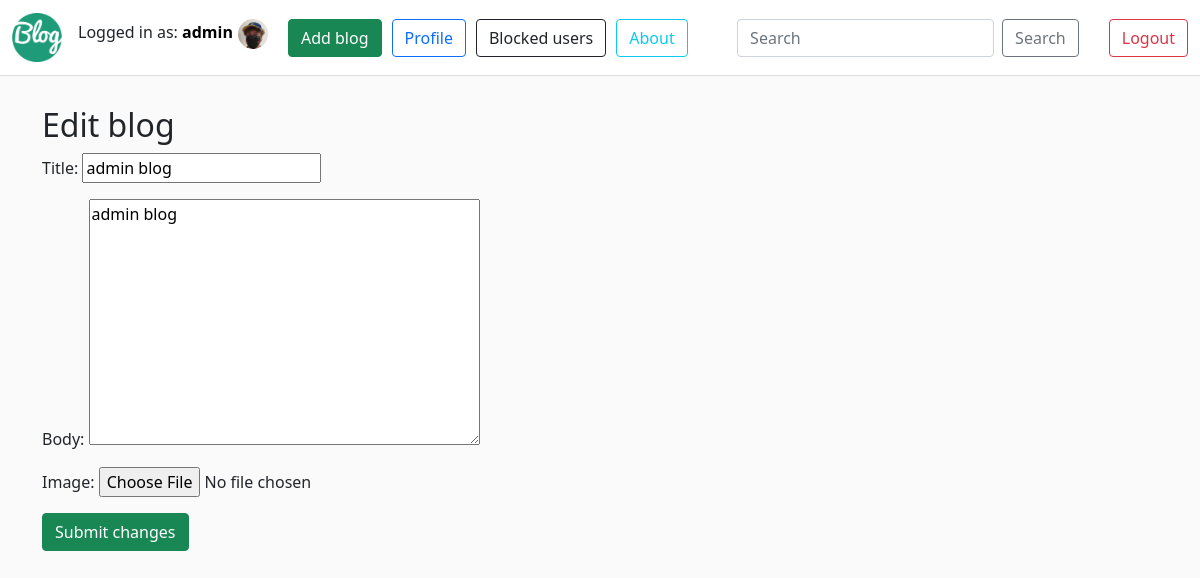
/edit-post/3/ (signed in), run on an earlier commit of the app's database.
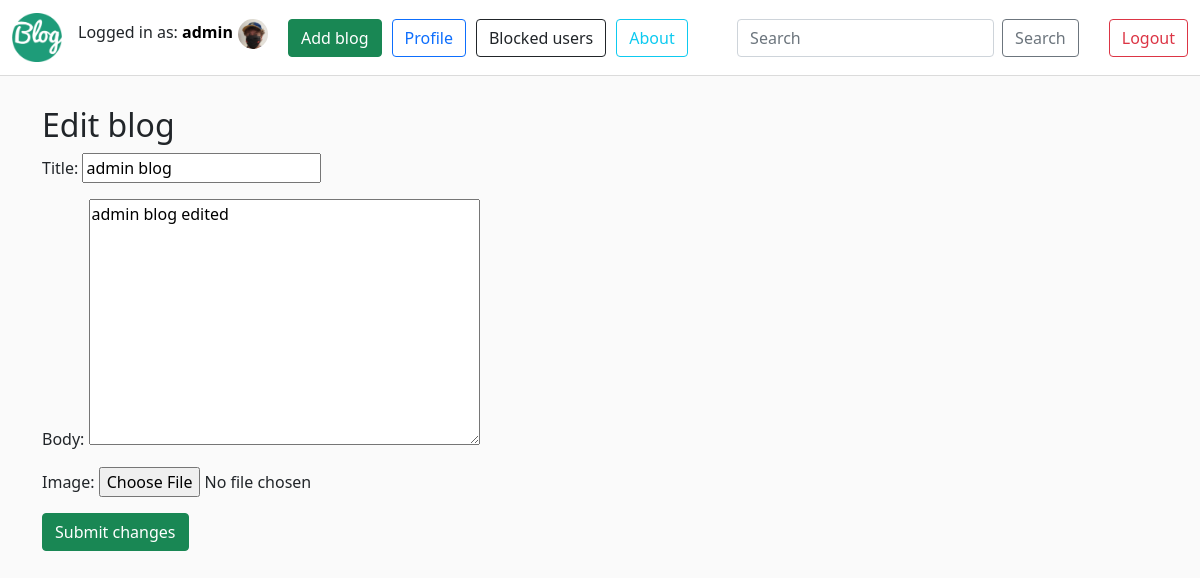
And on a later commit of the database.
### posts/models.py (models this page shows, shortened)
class Post(models.Model):
    title = models.CharField(max_length=255)
    slug = models.SlugField()
    body = models.TextField()
    created_at = models.DateTimeField(auto_now_add=True)
    author = models.ForeignKey(User,default=None,on_delete=models.CASCADE,related_name='author')
    image=models.ImageField(upload_to='uploads/',blank=True,null=True)
    last_edited_at = models.DateTimeField(blank=True,null=True)
    class Meta:
        ordering = ('-created_at',)

### posts/views.py (the view, shortened to what this page needs)
# urls.py: path('edit-post/<int:pk>/',edit_post_view,name='edit_post'),
def edit_post_view(request,pk):
    post=get_object_or_404(Post, id=pk)
    form = forms.EditPost(instance=post)
    if(request.user != post.author):
        return render(request,'error-page.html',{})
    return render(request,'edit-blog.html',{'form':form})

### posts/forms.py
class EditPost(forms.ModelForm):
    class Meta:
        model = models.Post
        fields = ['title','body','image']

### posts/templates/edit-blog.html (shortened to what this page needs)
{% extends 'base.html' %}
{% block content %}
<body>
    <h2>Edit blog</h2>
    <form class="site-form" action="" method="post" enctype="multipart/form-data">
        {{ form.as_p }}
        <button type="submit" class="btn btn-success">Submit changes</button>
    </form>
</body>
{% endblock %}

What changed in the data, as far as the page shows it:
changed Post "admin blog": body "admin blog" → "admin blog edited"
